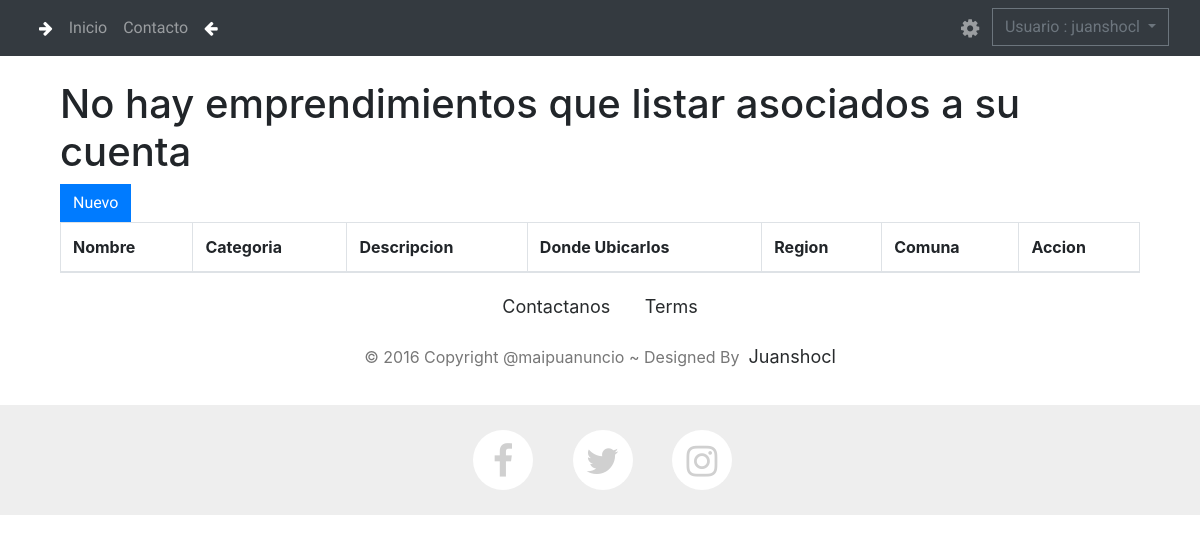
/publish/ (signed in), run on an earlier commit of the app's database.
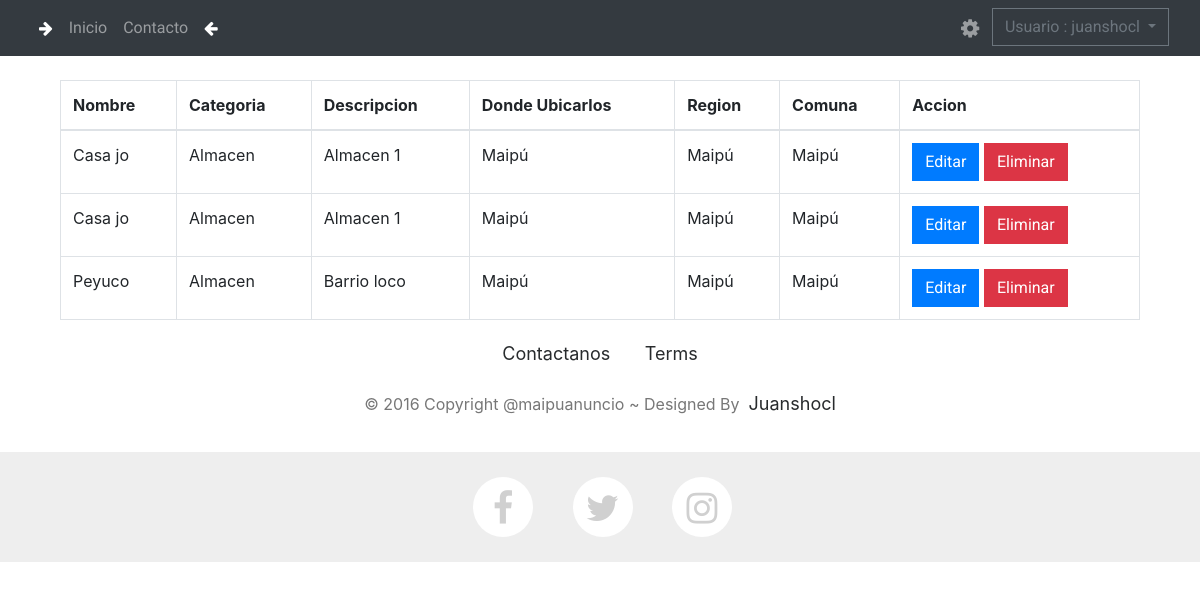
And on a later commit of the database.
### publish/models.py (models this page shows, shortened)
class advertisement(models.Model):
    id = models.UUIDField(primary_key=True, default=uuid.uuid4, editable=False)
    User = models.ForeignKey(User, on_delete=models.CASCADE, default=None)
    name = models.CharField(default = None, max_length=50, blank=True  )
    Type_advertisement = models.ForeignKey(typeA, on_delete=models.CASCADE, default=None)
    description  = models.CharField(max_length=200, default=None, blank=True  )
    Userfacebook = models.CharField(default = None, max_length=50, blank=True  )
    UserInstagram = models.CharField(default = None, max_length=50, blank=True  )
    UserTwitter = models.CharField(default = None, max_length=50, blank=True  )
    comuna = models.ForeignKey(comuna, on_delete=models.CASCADE, default = None)
    whatsapp = models.CharField(max_length=11, default=None, blank=True  )
    show_phones = models.BooleanField(default=False, blank=True  )
    email = models.EmailField(max_length=254, default=None, blank=True  )
    url_website = models.URLField(max_length=200, default=None, blank=True  )
    address = models.CharField(max_length=200, default=None, blank=True  )
    show_adress = models.BooleanField(default=False, blank=True  )
    incorporation_date = models.DateField(auto_now=True)
    state = models.BooleanField(default=False)
    def get_socialNetwork(self):
        return self.Social_network.name
    get_socialNetwork.shot_description = 'Redes Sociales'

class typeA(models.Model):
    id = models.UUIDField(primary_key=True, default=uuid.uuid4, editable=False)
    description = models.CharField(max_length=50)
    def __str__(self):
        return self.description

class comuna(models.Model):
    CodComuna = models.IntegerField(primary_key=True, default=None)
    Reg = models.ForeignKey(region, on_delete=models.CASCADE)
    ComunaName = models.CharField(max_length=50, default=None)
    def __str__(self):
        return self.ComunaName

### publish/views.py (the view)
# urls.py: path('publish/', login_required(views.pubList.as_view()), name='pubList'),
class pubList(ListView):
     model = advertisement
     template_name = 'publish/publish.html'
     def get_queryset(self):
          queryset = super(pubList, self).get_queryset()
          queryset = queryset.filter(User=self.request.user)
          return queryset

### templates/publish/publish.html (shortened to what this page needs)
{% extends 'base.html' %}
{% block content %}
<br>
<div class="container">
<table class="table table-bordered">
    <thead>
        <tr>
            <th>Nombre</th>
            <th>Categoria</th>
            <th>Descripcion</th>
            <th>Donde Ubicarlos</th>
            <th>Region</th>
            <th>Comuna</th>
            <th>Accion</th>
        </tr>
    </thead>
    <tbody>
        {% if object_list%} {% for adv in object_list %}
        <tr>
            <td>{{ adv.name }}</td>
            <td>{{adv.Type_advertisement}}</td>
            <td>{{ adv.description}}</td>
            <td>{{ adv.comuna }}</td>
            <td>{{ adv.comuna }}</td>
            <td>{{ adv.comuna }}</td>
            <td>
                <a class="btn btn-primary" href="{% url 'pubUpdate' adv.id  %}">Editar</a>
                <a class="btn btn-danger" href="{% url 'pubDelete' adv.id  %}">Eliminar</a>
            </td>
        </tr>
        {% endfor %} {% else %}
        <h1>No hay emprendimientos que listar asociados a su cuenta</h1>
        <a class="btn btn-primary" href="{% url 'pubNuevo'  %}">Nuevo</a>
        {% endif %}
    </tbody>
</table>
</div>{% endblock content %}

What changed in the data, as far as the page shows it:
added advertisement: name "Casa jo", Type_advertisement "Almacen", description "Almacen 1", comuna "Maipú"
added advertisement: name "Casa jo", Type_advertisement "Almacen", description "Almacen 1", comuna "Maipú"
added advertisement: name "Peyuco", Type_advertisement "Almacen", description "Barrio loco", comuna "Maipú"
Also different on the page:
text no longer shown: "No hay emprendimientos que listar asociados a su cuenta Nuevo"
